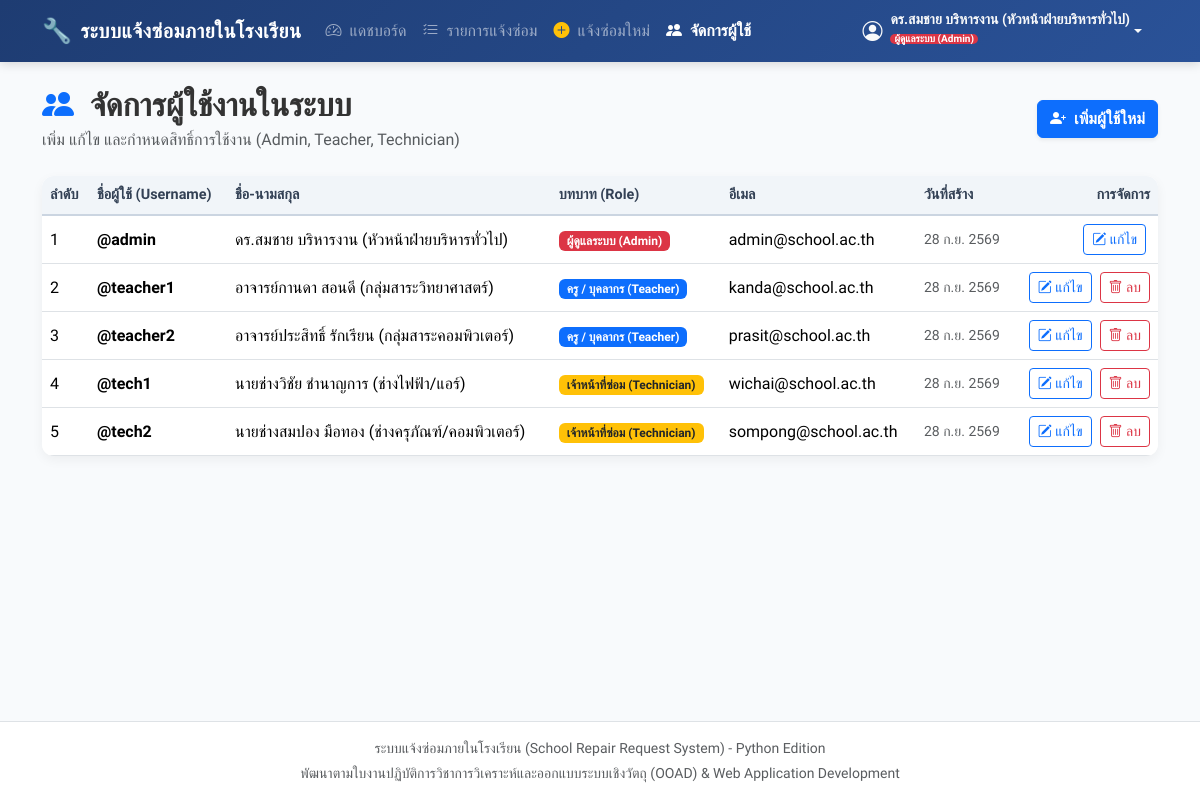
Page /admin/users (signed in) on the committed database.
### models.py (models this page shows, shortened)
class User(UserMixin, db.Model):
    __tablename__ = 'users'
    id = db.Column(db.Integer, primary_key=True, autoincrement=True)
    username = db.Column(db.String(80), unique=True, nullable=False)
    password_hash = db.Column(db.String(255), nullable=False)
    fullname = db.Column(db.String(150), nullable=False)
    role = db.Column(db.String(20), nullable=False)  # 'admin', 'teacher', 'technician'
    email = db.Column(db.String(120), nullable=True)
    created_at = db.Column(db.DateTime, default=datetime.now)
    created_repairs = db.relationship('RepairRequest', foreign_keys='RepairRequest.user_id', backref='reporter', lazy=True, cascade='all, delete-orphan')
    assigned_repairs = db.relationship('RepairRequest', foreign_keys='RepairRequest.assigned_to', backref='technician', lazy=True)
    comments = db.relationship('Comment', backref='author', lazy=True, cascade='all, delete-orphan')
    @property
    def is_admin(self) -> bool:
        return self.role == UserRole.ADMIN.value
    @property
    def role_label(self) -> str:
        labels = {
            'admin': 'ผู้ดูแลระบบ (Admin)',
            'teacher': 'ครู / บุคลากร (Teacher)',
            'technician': 'เจ้าหน้าที่ซ่อม (Technician)'
        }
        return labels.get(self.role, self.role)
    @property
    def role_badge_class(self) -> str:
        badges = {
            'admin': 'badge bg-danger',
            'teacher': 'badge bg-primary',
            'technician': 'badge bg-warning text-dark'
        }
        return badges.get(self.role, 'badge bg-secondary')

### app.py (the view)
    @app.route('/admin/users')
    @login_required
    @admin_required
    def admin_users():
        users = User.query.order_by(User.id.asc()).all()
        return render_template('admin_users.html', users=users)

### helpers.py (called while the page is built)
def role_required(*allowed_roles):
    def decorator(f):
        @wraps(f)
        def decorated_function(*args, **kwargs):
            if not current_user.is_authenticated:
                return redirect(url_for('login'))
            if current_user.role not in allowed_roles:
                flash('คุณไม่มีสิทธิ์เข้าถึงหน้านี้', 'danger')
                return redirect(url_for('dashboard'))
            return f(*args, **kwargs)
        return decorated_function
    return decorator

def format_thai_date(value, include_time: bool = False) -> str:
    if not value:
        return "-"
    thai_months = [
        "", "ม.ค.", "ก.พ.", "มี.ค.", "เม.ย.", "พ.ค.", "มิ.ย.",
        "ก.ค.", "ส.ค.", "ก.ย.", "ต.ค.", "พ.ย.", "ธ.ค."
    ]
    day = value.day
    month = thai_months[value.month]
    year = value.year + 543  # พุทธศักราช
    if include_time and hasattr(value, 'hour'):
        return f"{day} {month} {year} เวลา {value.strftime('%H:%M')} น."
    return f"{day} {month} {year}"

### templates/admin_users.html (shortened to what this page needs)
{% extends "base.html" %}
{% block content %}
<div class="d-flex justify-content-between align-items-center mb-4 flex-wrap gap-2">
    <div>
        <h2 class="fw-bold mb-1">
            <i class="bi bi-people-fill text-primary me-2"></i> จัดการผู้ใช้งานในระบบ
        </h2>
        <p class="text-muted mb-0">เพิ่ม แก้ไข และกำหนดสิทธิ์การใช้งาน (Admin, Teacher, Technician)</p>
    </div>
    <button type="button" class="btn btn-primary fw-bold shadow-sm" data-bs-toggle="modal" data-bs-target="#addUserModal">
        <i class="bi bi-person-plus-fill me-1"></i> เพิ่มผู้ใช้ใหม่
    </button>
</div>
<div class="card card-custom border-0 overflow-hidden">
    <div class="table-responsive">
        <table class="table table-hover table-custom align-middle mb-0">
            <thead>
                <tr>
                    <th>ลำดับ</th>
                    <th>ชื่อผู้ใช้ (Username)</th>
                    <th>ชื่อ-นามสกุล</th>
                    <th>บทบาท (Role)</th>
                    <th>อีเมล</th>
                    <th>วันที่สร้าง</th>
                    <th class="text-end">การจัดการ</th>
                </tr>
            </thead>
            <tbody>
                {% for u in users %}
                <tr>
                    <td>{{ loop.index }}</td>
                    <td class="fw-bold">@{{ u.username }}</td>
                    <td>{{ u.fullname }}</td>
                    <td>
                        <span class="{{ u.role_badge_class }} px-2 py-1">{{ u.role_label }}</span>
                    </td>
                    <td>{{ u.email or '-' }}</td>
                    <td class="small text-muted">{{ u.created_at|thai_date }}</td>
                    <td class="text-end text-nowrap">
                        <button type="button" class="btn btn-sm btn-outline-primary me-1"
                                onclick="openEditModal({{ u.id }}, '{{ u.username }}', '{{ u.fullname }}', '{{ u.role }}', '{{ u.email or '' }}')">
                            <i class="bi bi-pencil-square"></i> แก้ไข
                        </button>
                        {% if u.id != current_user.id %}
                        <button type="button" class="btn btn-sm btn-outline-danger"
                                onclick="confirmDeleteUser({{ u.id }}, '{{ u.username }}')">
                            <i class="bi bi-trash"></i> ลบ
                        </button>
                        {% endif %}
                    </td>
                </tr>
                {% endfor %}
            </tbody>
        </table>
    </div>
</div>
{% endblock %}

### templates/base.html (shortened to what this page needs)
<!DOCTYPE html>
<html lang="th">
<head>
    <link href="https://cdn.jsdelivr.net/npm/bootstrap@5.3.3/dist/css/bootstrap.min.css" rel="stylesheet">
    <link rel="stylesheet" href="https://cdn.jsdelivr.net/npm/bootstrap-icons@1.11.3/font/bootstrap-icons.min.css">
    <link rel="stylesheet" href="https://cdn.jsdelivr.net/npm/sweetalert2@11/dist/sweetalert2.min.css">
    <link rel="stylesheet" href="{{ url_for('static', filename='css/style.css') }}">
</head>
<body>
    <nav class="navbar navbar-expand-lg navbar-dark navbar-custom sticky-top no-print">
        <div class="container">
            <a class="navbar-brand d-flex align-items-center" href="{{ url_for('dashboard') if current_user.is_authenticated else url_for('login') }}">
                <span class="me-2 fs-4">🔧</span>
                <span>ระบบแจ้งซ่อมภายในโรงเรียน</span>
            </a>
            <div class="collapse navbar-collapse" id="navbarMain">
                {% if current_user.is_authenticated %}
                <ul class="navbar-nav me-auto mb-2 mb-lg-0">
                    <li class="nav-item">
                        <a class="nav-link {{ 'active fw-bold' if request.endpoint == 'dashboard' }}" href="{{ url_for('dashboard') }}">
                            <i class="bi bi-speedometer2 me-1"></i> แดชบอร์ด
                        </a>
                    </li>
                    <li class="nav-item">
                        <a class="nav-link {{ 'active fw-bold' if request.endpoint == 'repairs_list' }}" href="{{ url_for('repairs_list') }}">
                            <i class="bi bi-list-check me-1"></i> รายการแจ้งซ่อม
                        </a>
                    </li>
                    <li class="nav-item">
                        <a class="nav-link {{ 'active fw-bold' if request.endpoint == 'repair_create' }}" href="{{ url_for('repair_create') }}">
                            <i class="bi bi-plus-circle-fill me-1 text-warning"></i> แจ้งซ่อมใหม่
                        </a>
                    </li>
                    {% if current_user.is_admin %}
                    <li class="nav-item">
                        <a class="nav-link {{ 'active fw-bold' if request.endpoint == 'admin_users' }}" href="{{ url_for('admin_users') }}">
                            <i class="bi bi-people-fill me-1"></i> จัดการผู้ใช้
                        </a>
                    </li>
                    {% endif %}
                </ul>
                <div class="d-flex align-items-center text-white">
                    <div class="dropdown">
                        <button class="btn btn-outline-light dropdown-toggle d-flex align-items-center border-0 px-3 py-1" type="button" id="userMenu" data-bs-toggle="dropdown" aria-expanded="false">
                            <i class="bi bi-person-circle fs-5 me-2"></i>
                            <div class="text-start">
                                <div class="small fw-bold lh-1">{{ current_user.fullname }}</div>
                                <span class="badge {{ current_user.role_badge_class }} py-0 px-1 mt-1" style="font-size: 10px;">{{ current_user.role_label }}</span>
                            </div>
                        </button>
                    </div>
                </div>
                {% endif %}
            </div>
        </div>
    </nav>
    <main class="flex-grow-1 py-4">
        <div class="container">
            {% block content %}{% endblock %}
        </div>
    </main>
    <footer class="bg-white border-top py-3 text-center text-muted small mt-auto no-print">
        <div class="container">
            <p class="mb-1">ระบบแจ้งซ่อมภายในโรงเรียน (School Repair Request System) - Python Edition</p>
            <p class="mb-0">พัฒนาตามใบงานปฏิบัติการวิชาการวิเคราะห์และออกแบบระบบเชิงวัตถุ (OOAD) & Web Application Development</p>
        </div>
    </footer>
</body>
</html>

### static/css/style.css (style rules this page uses)
:root { --primary-color: #2c3e50; --primary-accent: #3776ab; --secondary-color: #ffd43b; --success-color: #27ae60; --warning-color: #f39c12; --danger-color: #e74c3c; --bg-light: #f8fafc; --card-shadow: 0 4px 12px rgba(0, 0, 0, 0.05); --card-shadow-hover: 0 8px 24px rgba(0, 0, 0, 0.1); }
body { font-family: 'Sarabun', -apple-system, BlinkMacSystemFont, "Segoe UI", Roboto, sans-serif; background-color: var(--bg-light); color: #333333; min-height: 100vh; display: flex; flex-direction: column; }
.navbar-custom { background: linear-gradient(135deg, #1e3c72 0%, #2a5298 100%); box-shadow: 0 2px 10px rgba(0,0,0,0.15); }
.navbar-brand { font-weight: 700; letter-spacing: 0.5px; font-size: 1.25rem; }
.nav-link { font-weight: 500; transition: all 0.2s ease; }
.card-custom { border: none; border-radius: 12px; box-shadow: var(--card-shadow); transition: transform 0.2s ease, box-shadow 0.2s ease; background: #ffffff; }
.table-custom { vertical-align: middle; }
.table-custom thead th { background-color: #f1f5f9; color: #334155; font-weight: 600; border-bottom: 2px solid #cbd5e1; font-size: 0.9rem; white-space: nowrap; }
.btn { transition: all 0.2s ease; }

### rows in the picture
User: fullname "ดร.สมชาย บริหารงาน (หัวหน้าฝ่ายบริหารทั่วไป)", role_label "ผู้ดูแลระบบ (Admin)", username "admin", email "admin@school.ac.th", created_at|thai_date "28 ก.ย. 2569"
User: username "teacher1", fullname "อาจารย์กานดา สอนดี (กลุ่มสาระวิทยาศาสตร์)", role_label "ครู / บุคลากร (Teacher)", email "kanda@school.ac.th", created_at|thai_date "28 ก.ย. 2569"
User: username "teacher2", fullname "อาจารย์ประสิทธิ์ รักเรียน (กลุ่มสาระคอมพิวเตอร์)", role_label "ครู / บุคลากร (Teacher)", email "prasit@school.ac.th", created_at|thai_date "28 ก.ย. 2569"
User: username "tech1", fullname "นายช่างวิชัย ชำนาญการ (ช่างไฟฟ้า/แอร์)", role_label "เจ้าหน้าที่ซ่อม (Technician)", email "wichai@school.ac.th", created_at|thai_date "28 ก.ย. 2569"
User: username "tech2", fullname "นายช่างสมปอง มือทอง (ช่างครุภัณฑ์/คอมพิวเตอร์)", role_label "เจ้าหน้าที่ซ่อม (Technician)", email "sompong@school.ac.th", created_at|thai_date "28 ก.ย. 2569"
